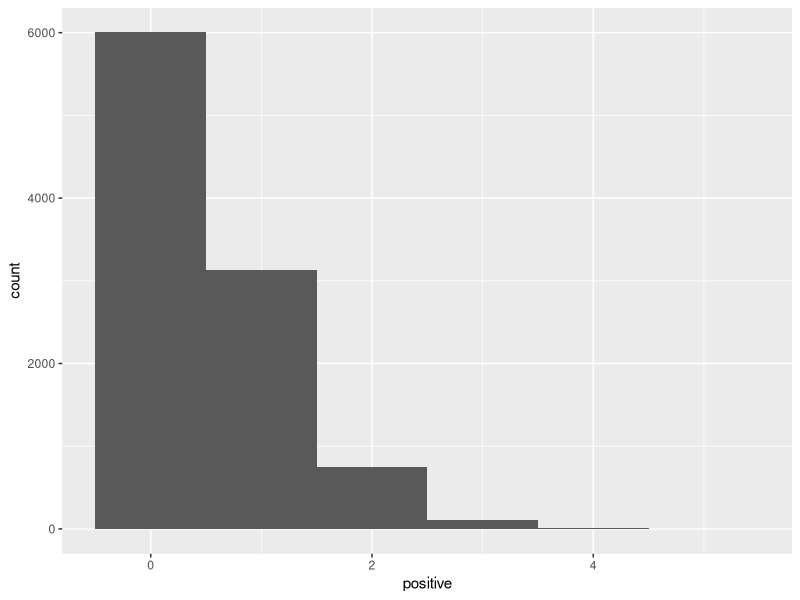
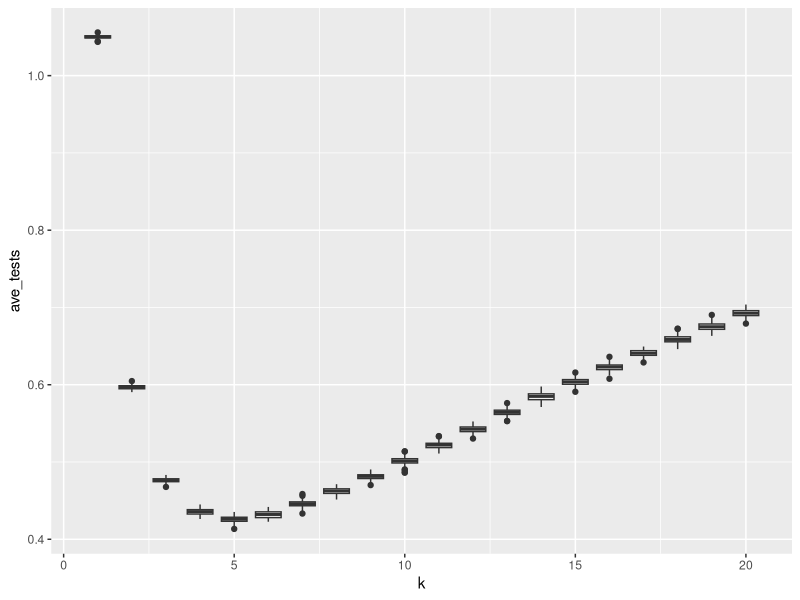

Source code (R) for these figures, in order:
## ---- chunk 1
print("Roses are red,")
print("violets are blue,")
print("R's pretty rad,")
print("and Bayes' rule rules.")
## ---- chunk 2

## ---- chunk 3

# This chunk has a name!
# These lines with '#' are comments. 
# The computer ignores them but humans don't. 
# You can use them to clarify code.
#
# It is good coding style to use comments 
# to clarify any confusing lines.

2 + 3 + 5  # Addition
2 * 3 * 5  # Multiplication
(2 ^ 3) ^ 5  # Exponentiation
## ---- chunk 4
# Three variables
a <- 42
b = 42
a <- TRUE # Overwrite a with a new value
word_variable <- 'words go in quotes!'  # Variable names don't have spaces

# A list of the three variables
list_of_data <- list(a, b, word_variable)
print(list_of_data)

## ---- chunk 5
knitr::opts_chunk$set(echo = TRUE)  # Set up knitr
## ---- chunk 6
library(tidyverse)  # Import the tidyverse package
knitr::opts_chunk$set(echo = TRUE)  # ready knitr 
## ---- chunk 7
k <- 10  # Number of people in a pool
samps <- 10000  # The total number of pools we test.

## ---- chunk 8
pos_rate <- 0.05  # The rate at which people have COVID. This is now a variable and is saved.
rbinom(1, size = k, prob = pos_rate)  # This randomly picks the number of people with covid in one pool from a binomial distribution.
## ---- chunk 9
# Make 42 random draws from the binomial distribution.
rbinom(42, size = k, prob = pos_rate)  

# Make 10 random draws, with positive rate of 50%.
rbinom(10, size = k, prob = 0.5)  
## ---- chunk 10
# Write your answer here.

## ---- chunk 11
?rbinom

# Write down the three other types of bionomial function's names. 
## ---- chunk 12
# Make a vector of all the pools, 
# where the i'th pool has the number of people with COVID in it.
positive <- rbinom(n = samps, size = k, prob = pos_rate) 

# Arrange data in a tibble.
# Look in your Environment panel and click pools to see what this data looks like.
pools <- tibble(positive)  
## ---- chunk 13
# Make a plot and say what data we will plot
ggplot(data = pools, aes(x = positive)) +  
  geom_histogram(binwidth = 1) 
## ---- chunk 14
# 'mutate' adds two columns to the data frame, one called 'retest'
# and one called 'tests'. These columns are filled with the values provided.
# You can look at the pools variable before and after running this to see what changed!
pools <- mutate(pools, retest = sign(positive) , tests = 1 + retest * k)  

# Take mean number of tests needed
mean(pools$tests) / k
## ---- chunk 15
pools <- pools %>% 
  mutate(retest = sign(positive) , tests = 1 + retest * k)  
## ---- chunk 16

z = -10 + 3i  # The imaginary number 2 + 3i

z %>%
  Re() %>%  # Take the real part...
  abs() %>% # then take the absolute value...
  log(base = 10)  # then take log base ten.
  

# Same thing but now save it as the variable a
a <- z %>%
  Re() %>%  # Take the real part...
  abs() %>% # then take the absolute value...
  log(base = 10)  # the take the log base ten.

print(a)
## ---- chunk 17

z = -10 + 3i

a = log(abs(Re(z)), base = 10)

## ---- chunk 18

# Modify this code.

z = -10 + 3i  # The imaginary number 2 + 3i

z %>%
  Re() %>%  # Take the real part...
  abs() %>% # then take the absolute value...
  log(base = 10)  # then take the log base ten.
  


## ---- chunk 19

# This function takes in a pool size k and 
# returns the mean number of tests needed
# to identify everybody that has COVID.

calc_tests <- function(k) {
  
  pos_rate <- 0.05
  samps <- 10000
  positive = rbinom(n = samps, size = k, prob = pos_rate)  # Make new data for each run
  pools <-  tibble(positive)
  
  pools <- pools %>%
    mutate(retest = sign(positive) , tests= 1 + retest * k)
  
  output <- mean(pools$tests) / k
  
  output  # Return the mean

}

## ---- chunk 20
calc_tests(2)  # Mean tests needed for when pools have three people each
## ---- chunk 21
# make a new tibble that contains the pool size *k* 
# for each replicate and does each replicate 100 times.
keffects <- tibble(k = rep(seq(20), 100)) 

# Calculate the average number of tests needed
keffects <- keffects %>%
  rowwise() %>%
  mutate(ave_tests = calc_tests(k), poolsize = as.integer(k))  # convert *k* to an integer to get geom_boxplot to work properly. 


ggplot(data = keffects, aes(x = k, y = ave_tests, group = poolsize)) +
  geom_boxplot()




